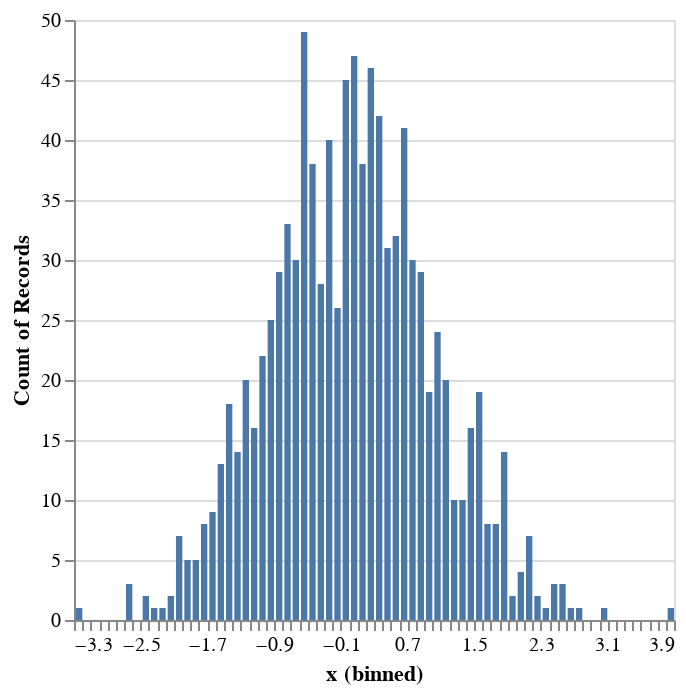

Notebook source saved alongside this figure:
### Code cell
# Create a histogram of normally distributed random numbers
alt.Chart(df).mark_bar().encode(
    alt.X("x", bin=alt.Bin(maxbins=100)),
    y='count()'
)

### Figure 1 — Vega-Lite specification as saved in the notebook (floating-point values rounded to 4 significant figures; data arrays with more than 128 entries replaced by an {"elided": "..."} marker saying what was removed)
{"config": {"view": {"continuousWidth": 300, "continuousHeight": 300}}, "data": {"name": "data-785cc8af981f47b50df2313602e36f63"}, "mark": {"type": "bar"}, "encoding": {"x": {"bin": {"maxbins": 100}, "field": "x", "type": "quantitative"}, "y": {"aggregate": "count", "type": "quantitative"}}, "$schema": "https://vega.github.io/schema/vega-lite/v5.8.0.json", "datasets": {"data-785cc8af981f47b50df2313602e36f63": {"elided": "1000 records"}}}
